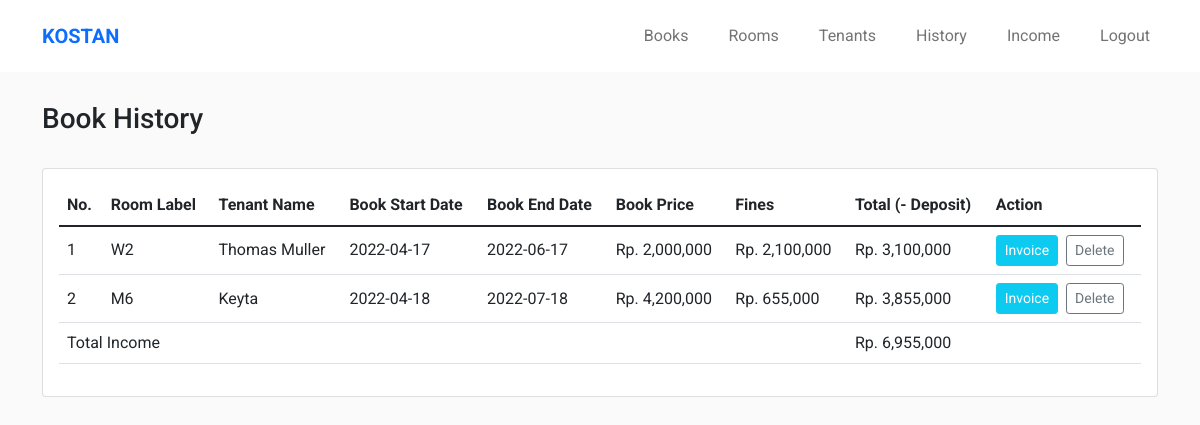
The app's page /history.php (signed in) with its own data.
### tables this page shows
CREATE TABLE `histories` (
  `id` int(11) NOT NULL,
  `room_id` int(11) NOT NULL,
  `tenant_id` int(11) NOT NULL,
  `book_start_date` date NOT NULL,
  `book_end_date` date NOT NULL,
  `fine_broken_bed` int(11) NOT NULL,
  `fine_broken_mattress` int(11) NOT NULL,
  `fine_broken_pillow` int(11) NOT NULL,
  `fine_light_bulb` int(11) NOT NULL,
  `fine_desk` int(11) NOT NULL,
  `fine_air_conditioner` int(11) NOT NULL,
  `fine_trash_can` int(11) NOT NULL,
  `fine_window` int(11) NOT NULL,
  `total_price` int(11) NOT NULL
);

CREATE TABLE `rooms` (
  `room_id` int(10) NOT NULL,
  `room_label` varchar(50) NOT NULL,
  `room_location` enum('1st Floor','2nd Floor') NOT NULL,
  `room_gender` enum('Men','Women') NOT NULL,
  `room_window` varchar(50) NOT NULL,
  `room_monthly_price` int(11) NOT NULL,
  `room_availability` enum('Available','Booked') NOT NULL,
  `room_description` text NOT NULL
);

CREATE TABLE `tenants` (
  `tenant_id` int(11) NOT NULL,
  `tenant_name` varchar(100) NOT NULL,
  `tenant_address` varchar(100) NOT NULL,
  `tenant_ktp_no` varchar(20) NOT NULL,
  `tenant_phone` varchar(20) NOT NULL,
  `tenant_email` varchar(100) NOT NULL,
  `tenant_emergcp` varchar(100) NOT NULL,
  `tenant_emergcp_phone` varchar(20) NOT NULL,
  `tenant_emergcp_email` varchar(100) NOT NULL,
  `tenant_bankaccount` varchar(50) NOT NULL,
  `tenant_bankaccount_no` varchar(50) NOT NULL
);

### history.php (the view, shortened to what this page needs)
<?php
    include('layouts/header.php');
?>
<section class="main-content">
    <div class="container">
        <div class="d-flex align-items-center justify-content-between">
            <h3>Book History</h3>
        </div>
        <div class="card  mt-4">
            <div class="card-body">
                <div class="table-responsive">
                    <table class="table">
                        <thead>
                            <tr>
                                <th>No.</th>
                                <th>Room Label</th>
                                <th>Tenant Name</th>
                                <th>Book Start Date</th>
                                <th>Book End Date</th>
                                <th>Book Price</th>
                                <th>Fines</th>
                                <th>Total (- Deposit)</th>
                                <th>Action</th>
                            </tr>
                        </thead>
                        <tbody>
                            <?php
                                $query = mysqli_query($conn, "SELECT * FROM histories");
                                $sum_histories = mysqli_fetch_assoc(mysqli_query($conn, "SELECT SUM(total_price) AS total_income FROM histories"));
                                $no = 1;
                                while($row = mysqli_fetch_assoc($query)) {
                                    $room = mysqli_fetch_assoc(mysqli_query($conn, "SELECT * FROM rooms WHERE room_id = '$row[room_id]'"));
                                    $tenant = mysqli_fetch_assoc(mysqli_query($conn, "SELECT * FROM tenants WHERE tenant_id = '$row[tenant_id]'"));
                                    $total_fines = $row['fine_broken_bed'] + $row['fine_broken_mattress'] + $row['fine_broken_pillow'] + $row['fine_light_bulb'] + $row['fine_desk'] + $row['fine_air_conditioner'] + $row['fine_trash_can'] + $row['fine_window'];
                                    $date1 = new DateTime($row['book_start_date']);
                                    $date2 = new DateTime($row['book_end_date']);
                                    $diff = $date2->diff($date1)->format("%m");
                                    $total_room = $diff * $room['room_monthly_price'];
                            ?>
                            <tr style="vertical-align: middle;">
                                <td><?= $no++ ?></td>
                                <td><?= $room['room_label'] ?></td>
                                <td><?= $tenant['tenant_name'] ?></td>
                                <td><?= $row['book_start_date'] ?></td>
                                <td><?= $row['book_end_date'] ?></td>
                                <td>Rp. <?= number_format($total_room) ?></td>
                                <td>Rp. <?= number_format($total_fines) ?></td>
                                <td>Rp. <?= number_format($row['total_price']) ?></td>
                                <td class="d-flex gap-2">
                                    <a href="invoice-history.php?id=<?= $row['id'] ?>" class="btn btn-sm btn-info text-white" target="_blank">Invoice</a>
                                    <a href="config/action-history.php?action=delete&id=<?= $row['id'] ?>"
                                        onClick="return confirm('Yakin Ingin Menghapus Data? \nData Tersebut Tidak Bisa Dikembalikan Lagi !')"
                                        class="btn btn-sm btn-outline-secondary">Delete</a>
                                </td>
                            </tr>
                            <?php } ?>
                            <tr>
                                <td colspan="7" class="text-right">Total Income</td>
                                <td colspan="2">Rp. <?= number_format($sum_histories['total_income']) ?></td>
                            </tr>
                        </tbody>
                    </table>
                </div>
            </div>
        </div>
    </div>
</section>
<?php include('layouts/footer.php') ?>

### styles/style.css (style rules this page uses)
* { margin: 0; padding: 0; -webkit-box-sizing: border-box; box-sizing: border-box; font-family: 'Roboto', sans-serif; }
body { background-color: #fafafa; }
a { text-decoration: none; }
section { padding: 30px 0; }

### records on screen
histories: room.room_label "W2", tenant.tenant_name "Thomas Muller", book_start_date "2022-04-17", book_end_date "2022-06-17", total_room "2,000,000", total_fines "2,100,000", total_price "3,100,000"
histories: room.room_label "M6", tenant.tenant_name "Keyta", book_start_date "2022-04-18", book_end_date "2022-07-18", total_room "4,200,000", total_fines "655,000", total_price "3,855,000"

### other values on screen
$sum_histories['total_income'] "6,955,000"
